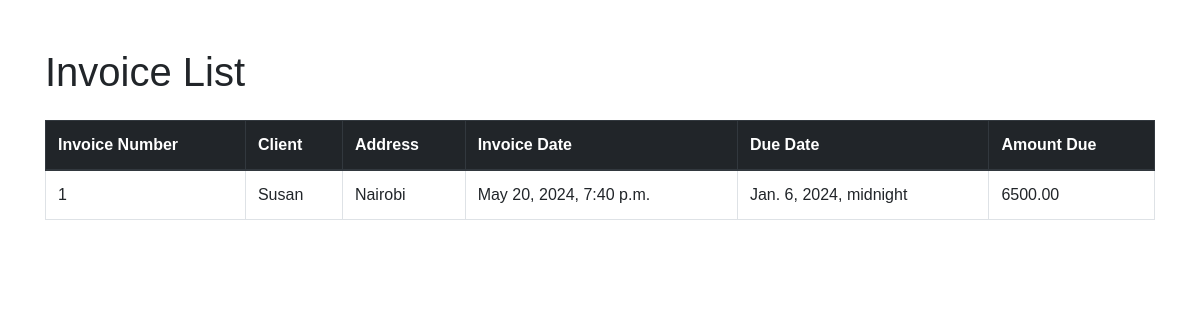
Page /invoice/invoices/ on the committed database.
### invoice_generator/models.py (models this page shows, shortened)
class Invoice(models.Model):
    company_name = models.CharField(max_length=100)
    client_name = models.CharField(max_length=200)
    billing_address = models.CharField(max_length=200)
    item_description = models.TextField()
    item_quantity = models.IntegerField()
    item_price = models.DecimalField(max_digits=10, decimal_places=2)
    created_at = models.DateTimeField(auto_now_add=True)
    due_date = models.DateTimeField()
    paid = models.BooleanField(default=False)
    @property
    def total_cost(self):
        return self.item_quantity * self.item_price

### invoice_generator/views.py (the view)
# urls.py: path('invoices/', views.invoice_list, name='invoice_list'),
def invoice_list(request):
    invoice = Invoice.objects.all()
    return render(request, 'invoice/invoice_list.html', {'invoice': invoice})

### login/templates/invoice/invoice_list.html (shortened to what this page needs)
<!DOCTYPE html>
<html lang="en">
<head>
    <link href="https://maxcdn.bootstrapcdn.com/bootstrap/4.0.0/css/bootstrap.min.css" rel="stylesheet">
    {% load static %}
    <link rel="stylesheet" href="{% static 'invoice/dash.css' %}">
</head>
<body>
    <div class="container mt-5">
        <h1 class="mb-4">Invoice List</h1>
        <table class="table table-bordered">
            <thead class="thead-dark">
                <tr>
                    <th>Invoice Number</th>
                    <th>Client</th>
                    <th>Address</th>
                    <th>Invoice Date</th>
                    <th>Due Date</th>
                    <th>Amount Due</th>
                </tr>
            </thead>
            <tbody>
                {% for invoice in invoice %}
                <tr>
                    <td>{{ invoice.id }}</td>
                    <td>{{ invoice.client_name }}</td>
                    <td>{{ invoice.billing_address }}</td>
                    <td>{{ invoice.created_at }}</td>
                    <td>{{ invoice.due_date }}</td>
                    <td>{{ invoice.total_cost }}</td>
                </tr>
                {% endfor %}
            </tbody>
        </table>
    </div>
</body>
</html>

### login/static/invoice/dash.css (style rules this page uses)
body { font-family: Arial, sans-serif; }

### rows in the picture
Invoice: id "1", client_name "Susan", billing_address "Nairobi", created_at "May 20, 2024, 7:40 p.m.", due_date "Jan. 6, 2024, midnight", total_cost "6500.00"
